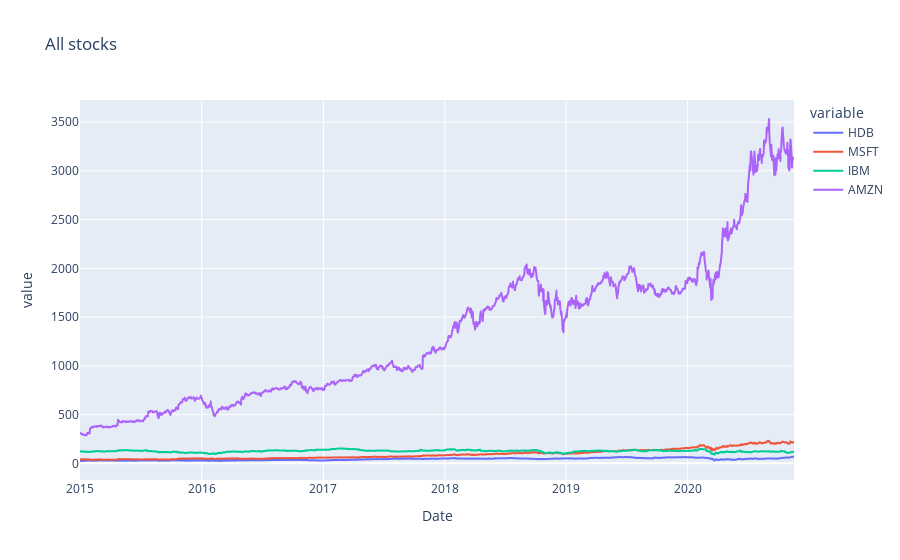

This figure's notebook cell:
### Code cell
plt.figure(figsize=(17,8))
fig = px.line(stocks,title = 'All stocks')
fig.show()

### Figure 1 — Plotly figure (JSON) as saved in the notebook; plotly's stock layout.template omitted (floating-point values rounded to 4 significant figures; data arrays with more than 128 entries replaced by an {"elided": "..."} marker saying what was removed)
{"data": [{"hovertemplate": "variable=HDB<br>Date=%{x}<br>value=%{y}<extra></extra>", "legendgroup": "HDB", "line": {"color": "#636efa", "dash": "solid"}, "mode": "lines", "name": "HDB", "showlegend": true, "type": "scattergl", "x": {"elided": "1481 str values"}, "xaxis": "x", "y": {"elided": "1481 float values"}, "yaxis": "y"}, {"hovertemplate": "variable=MSFT<br>Date=%{x}<br>value=%{y}<extra></extra>", "legendgroup": "MSFT", "line": {"color": "#EF553B", "dash": "solid"}, "mode": "lines", "name": "MSFT", "showlegend": true, "type": "scattergl", "x": {"elided": "1481 str values"}, "xaxis": "x", "y": {"elided": "1481 float values"}, "yaxis": "y"}, {"hovertemplate": "variable=IBM<br>Date=%{x}<br>value=%{y}<extra></extra>", "legendgroup": "IBM", "line": {"color": "#00cc96", "dash": "solid"}, "mode": "lines", "name": "IBM", "showlegend": true, "type": "scattergl", "x": {"elided": "1481 str values"}, "xaxis": "x", "y": {"elided": "1481 float values"}, "yaxis": "y"}, {"hovertemplate": "variable=AMZN<br>Date=%{x}<br>value=%{y}<extra></extra>", "legendgroup": "AMZN", "line": {"color": "#ab63fa", "dash": "solid"}, "mode": "lines", "name": "AMZN", "showlegend": true, "type": "scattergl", "x": {"elided": "1481 str values"}, "xaxis": "x", "y": {"elided": "1481 float values"}, "yaxis": "y"}], "layout": {"legend": {"title": {"text": "variable"}, "tracegroupgap": 0}, "title": {"text": "All stocks"}, "xaxis": {"anchor": "y", "domain": [0, 1], "title": {"text": "Date"}}, "yaxis": {"anchor": "x", "domain": [0, 1], "title": {"text": "value"}}}}
